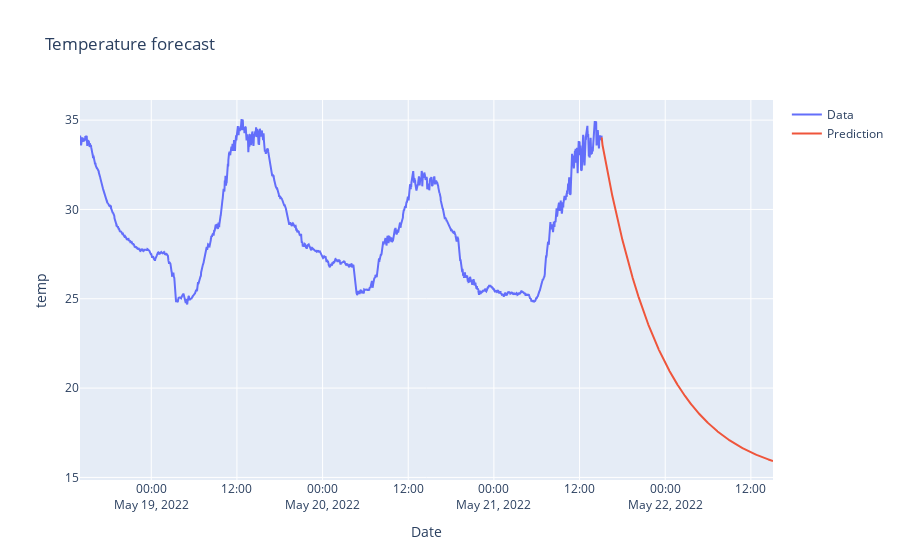

The cell this chart's notebook holds for it:
### Code cell
trace1 = go.Scatter(
    x = df['created_at'].values,
    y = df['temperature'].values,
    mode = 'lines',
    name = 'Data'
)
trace2 = go.Scatter(
    x = forecast_dates,
    y = forecast,
    mode = 'lines',
    name = 'Prediction'
)

layout = go.Layout(
    title = "Temperature forecast",
    xaxis = {'title' : "Date"},
    yaxis = {'title' : "temp"}
)
fig = go.Figure(data=[trace1, trace2], layout=layout)
fig.show()

### Figure 1 — Plotly figure (JSON) as saved in the notebook; plotly's stock layout.template omitted (floating-point values rounded to 4 significant figures; data arrays with more than 128 entries replaced by an {"elided": "..."} marker saying what was removed)
{"data": [{"mode": "lines", "name": "Data", "type": "scatter", "x": {"elided": "4386 str values"}, "y": {"elided": "4386 float values"}}, {"mode": "lines", "name": "Prediction", "type": "scatter", "x": {"elided": "1441 str values"}, "y": {"elided": "1441 float values"}}], "layout": {"title": {"text": "Temperature forecast"}, "xaxis": {"title": {"text": "Date"}}, "yaxis": {"title": {"text": "temp"}}}}
